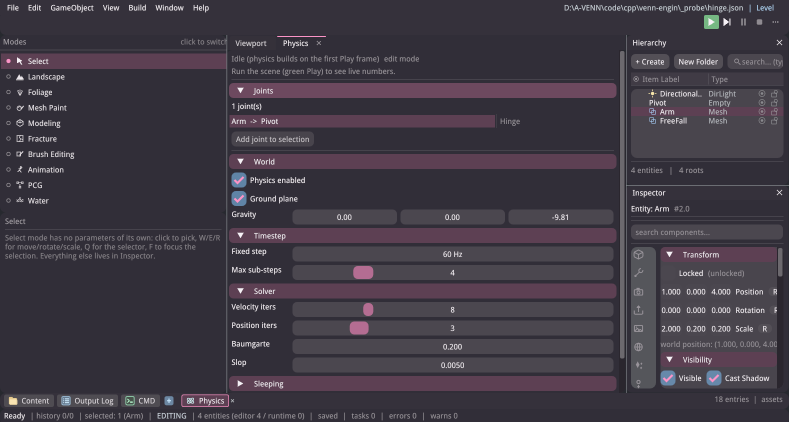
#> input picture _probe/full.png, 1578 x 844 px, given in place of venn_logo_source.png, which was not available (shown at 1/2 size)
$ python make_icon.py
#> lines starting #> are read from the running program, lines starting #| are printed output that depends on the picture; after the words box and inside, x2 and y2 are one past the last pixel; in counts of white or black regions, pixels touching at a corner belong together; pictures that were not available may be replaced by others from this repository, and a replacement may not be noted
#> in cutout, img is the input picture: PIL image 1578x844 RGB; mean R, G, B 65.2, 58.6, 69.2
"""从 design/venn_logo_source.png 重建图标资产（可复现，坑点 #55 配套）。

背景（2026-10-11 用户反馈"图标分辨率低、看着糊"）：

    旧流程把 1024 的设计源图先抠成 **512** 的透明主档（venn_icon.png），
    再从这512 生成 7 档 ICO（16/24/32/48/64/128/256）。于是 256 那一档是
    "1024 → 512 → 256" **两次**降采样，细节在半路就丢了；而且 7 档盖不住
    125%/175% 这类缩放（SM_CXICON 会变成 40/56，最近邻只拿到 32 或 64，
    再由 GDI 拉伸 → 糊）。

    本脚本改成：**一次**抠图出 1024 透明主档 → 从它生成 17 档 ICO，
    每一档都直接对应一种常见 DPI（16/20/24/28/32/40/48/56/64/72/80/96/
    112/128/160/192/256）。小尺寸额外做一次轻度 UnsharpMask 抵消
    LANCZOS 的软化（这层描边很粗，缩到 16px 本来就容易糊成一团）。

抠图管线（沿用 MEMORY.md 记的要点，顺序不能换）：
    1. 抹水印（右下角"AI生成"）——先按行取左侧背景色把它盖掉，
       否则它会被当成角色的一部分留下来；
    2. 连续 alpha 估计：暗描边 / 饱和肤色 = 实，**中性浅灰** = 虚；
    3. 从图像边界洪泛"确定是背景"的连通域 → 只有外面的背景和地面阴影
       会被抠掉；眼睛/牙齿这种"中性浅灰但在封闭轮廓里"的会被保留；
    4. 腐蚀 1px：去掉抠图边缘那圈浅色镶边。

用法：
    python tools/make_icon.py            # 写 assets/icons/{venn_icon.png,venn.ico}
    python tools/make_icon.py --preview  # 额外输出一张抠图结果拼版便于目视
"""

import argparse
import os
import sys

import numpy as np
from PIL import Image, ImageFilter

ROOT = os.path.dirname(os.path.dirname(os.path.abspath(__file__)))
SRC = os.path.join(ROOT, "design", "venn_logo_source.png")
OUT_PNG = os.path.join(ROOT, "assets", "icons", "venn_icon.png")
OUT_ICO = os.path.join(ROOT, "assets", "icons", "venn.ico")

# 覆盖 100%~250% 全部常见缩放：任务栏/标题栏/资源管理器都会命中精确档位
ICO_SIZES = [16, 20, 24, 28, 32, 40, 48, 56, 64, 72, 80, 96, 112, 128,
             160, 192, 256]


def remove_watermark(rgb):
    """抹掉右下角的图库水印：按行取其左侧背景色整段盖掉。

    不能只在洪泛时把它当背景 —— 水印是**略深**的中性灰，比"确定背景"的
    阈值暗，会被判成前景而在抠图后留下一块脏影。
    """
    h, w, _ = rgb.shape
#> h = 844; w = 1578
    x0, x1 = int(w * 0.66), int(w * 0.995)
#> x0 = 1041; x1 = 1570
    y0, y1 = int(h * 0.895), int(h * 0.995)
#> y0 = 755; y1 = 839
    for y in range(y0, y1):
        strip = rgb[y, max(0, x0 - 70):max(1, x0 - 8)].astype(np.float32)
        fill = np.median(strip.reshape(-1, 3), axis=0)
        rgb[y, x0:x1] = fill.astype(rgb.dtype)
#> this loop made 84 passes
#> fill on passes 1 to 12: [93, 64, 83], [93, 64, 83], [93, 64, 83], [93, 64, 83], [93, 64, 83], [93, 64, 83], [93, 64, 83], [93, 64, 83], [93, 64, 83], [93, 64, 83], [93, 64, 83], [93, 64, 83]
    return rgb


def alpha_mask(rgb):
    """抠出角色 = "从边界洪泛掉所有非轮廓的连通域"。

    屏障 = **暗且有彩度**的像素 —— 这张图里角色描边是藏青 (48,58,75)
    （sat≈23~33），而地面阴影是**中性灰** (114,110,111)（sat≈2~6）。
    只按"暗"判会把阴影也当屏障，它自带一圈暗色外沿 → 闭合成一块，
    洪泛进不去，阴影就跟着角色一起留了下来（实测踩过）。

    于是从图像边界洪泛"非屏障"像素：
    · 背景 / 地面阴影：与边界连通 → 冲掉；
    · 奶黄身体、眼白、牙齿：虽然浅，但被**闭合**的藏青描边围着，
      从边界够不着 → 天然保住（不需要"再填内腔"这种易错的补救）；
    · 二值 mask 的锯齿交给后面逐档 LANCZOS 缩放去抗锯齿，比在 1024 上
      猜"软 alpha"稳得多。
    """
    a = rgb.astype(np.float32)
    mn = a.min(axis=2)
    sat = a.max(axis=2) - mn
    outline = (mn <= 150.0) & (sat >= 18.0)
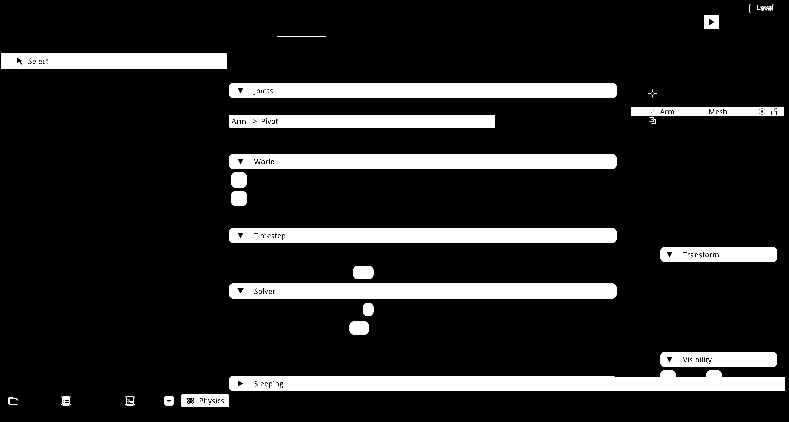
#> outline: shape (844, 1578) bool (shown at 1/2 size); 13.2% white; 93 white regions (64 under 20 px), largest, box (x1, y1, x2, y2) and area: (458, 741, 1570, 782) 32621, (458, 166, 1233, 196) 22915, (458, 567, 1233, 597) 22866
    # 屏障外扩 1px：闭合轮廓的抗锯齿缝可能有 1px 漏点，涨一点堵住。
    # ⚠ **只能涨 1px** —— 涨 2px 会把描边外侧的背景像素一起圈进来，
    #   成图上就是一圈浅色镶边（实测踩过）。
    barrier = np.asarray(
        Image.fromarray((outline * 255).astype(np.uint8), "L")
        .filter(ImageFilter.MaxFilter(3))) > 127
#> barrier: shape (844, 1578) bool; 14.7% white; 25 white regions, largest, box (x1, y1, x2, y2) and area: (457, 740, 1571, 783) 35377, (457, 165, 1234, 197) 24770, (457, 455, 1234, 487) 24753
    outside = flood_outside(~barrier)
    # 再向内腐蚀 1px，把描边外侧那一圈"与背景混色"的抗锯齿像素削掉，
    # 镶边才不会跟着进ICO（小尺寸下这一圈就是"发白的一圈毛边"）。
    opaque = np.asarray(
        Image.fromarray(((~outside) * 255).astype(np.uint8), "L")
        .filter(ImageFilter.MinFilter(3))) > 127
    alpha = np.where(opaque, 255, 0).astype(np.uint8)
    return alpha


def flood_outside(mask):
    """从图像边界洪泛出"外部背景"连通域（mask=True 表示确定是背景）。

    这一步是眼白/牙齿能活下来的原因：它们同样是中性浅灰，但被深色嘴线/
    轮廓**封闭**在里面，从边界洪泛够不着。
    """
    from collections import deque

    h, w = mask.shape
#> h = 844; w = 1578
    seen = np.zeros_like(mask)
    dq = deque()
    for x in range(w):
        for y in (0, h - 1):
            if mask[y, x] and not seen[y, x]:
                seen[y, x] = True
                dq.append((y, x))
#> seen: shape (844, 1578) bool; 0.24% white in thin lines or dots
    for y in range(h):
        for x in (0, w - 1):
            if mask[y, x] and not seen[y, x]:
                seen[y, x] = True
                dq.append((y, x))
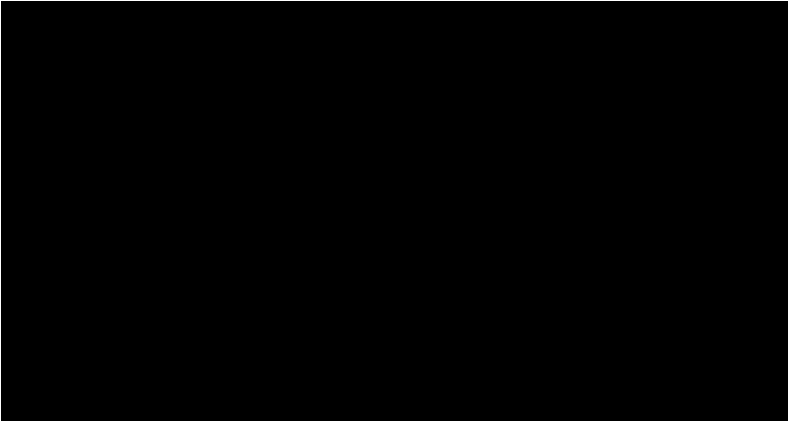
#> seen: shape (844, 1578) bool (shown at 1/2 size); 0.36% white in thin lines or dots
    while dq:
        y, x = dq.popleft()
        for dy, dx in ((1, 0), (-1, 0), (0, 1), (0, -1)):
            ny, nx = y + dy, x + dx
            if 0 <= ny < h and 0 <= nx < w and mask[ny, nx] \
                    and not seen[ny, nx]:
                seen[ny, nx] = True
                dq.append((ny, nx))
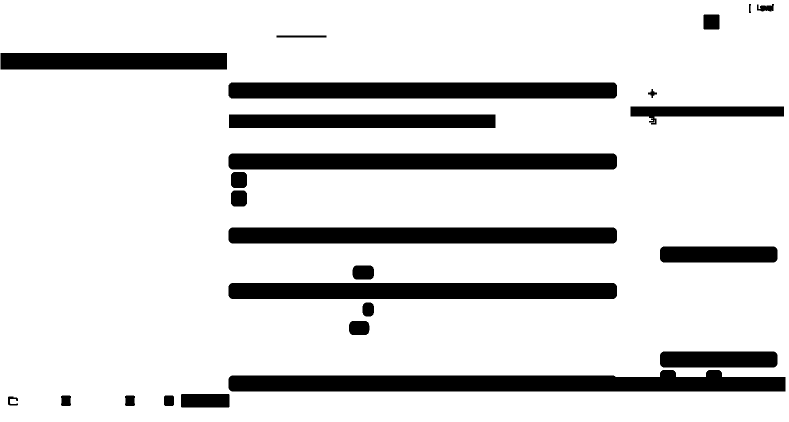
#> seen: shape (844, 1578) bool (shown at 1/2 size); 85.3% white; 25 black regions, largest, box (x1, y1, x2, y2) and area: (457, 740, 1571, 783) 35430, (457, 165, 1234, 197) 24808, (457, 307, 1234, 339) 24796
    return seen


def cutout():
    img = Image.open(SRC).convert("RGB")
    rgb = remove_watermark(np.array(img))
    alpha = alpha_mask(rgb)
#> in alpha_mask, `opaque = np.asarray( Image.fromarray(((~outside) * 255).astype(np.uint..`: opaque: shape (844, 1578) bool; 13.6% white; 25 white regions (1 under 20 px), largest, box (x1, y1, x2, y2) and area: (458, 741, 1570, 782) 33086, (458, 166, 1233, 196) 23194, (458, 308, 1233, 338) 23182
    out = Image.fromarray(np.dstack([rgb, alpha]), "RGBA")
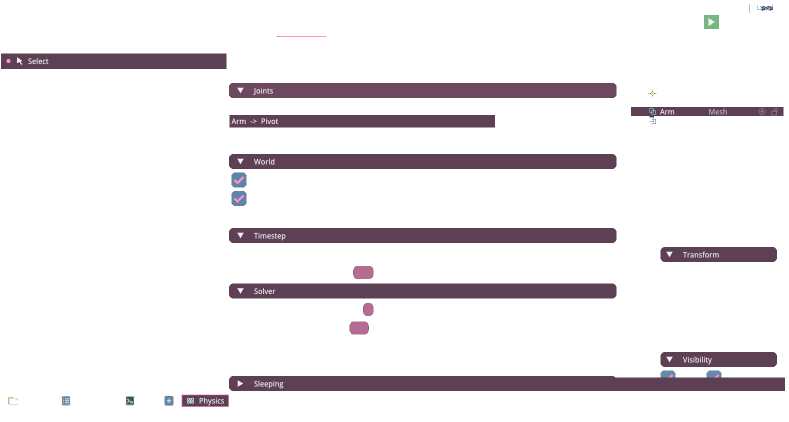
#> out: PIL image 1578x844 RGBA (shown at 1/2 size); mean R, G, B, A 65.2, 58.5, 69.1, 34.7; transparent parts drawn white

    # 裁到内容包围盒再留 2% 余量：ICO 各档都是满幅缩小，留白会让小尺寸
    # 的有效像素更少（16px 档尤其吃亏）。
    bbox = out.getbbox()
#> bbox = (2, 9, 1570, 814)
    if bbox:
        pad = int(max(out.size) * 0.02)
#> pad = 31
        out = out.crop((max(0, bbox[0] - pad), max(0, bbox[1] - pad),
                        min(out.width, bbox[2] + pad),
                        min(out.height, bbox[3] + pad)))
    side = max(out.size)
#> side = 1578
    canvas = Image.new("RGBA", (side, side), (0, 0, 0, 0))
#> canvas: PIL image 1578x1578 RGBA; every value is 0
    canvas.paste(out, ((side - out.width) // 2, (side - out.height) // 2))
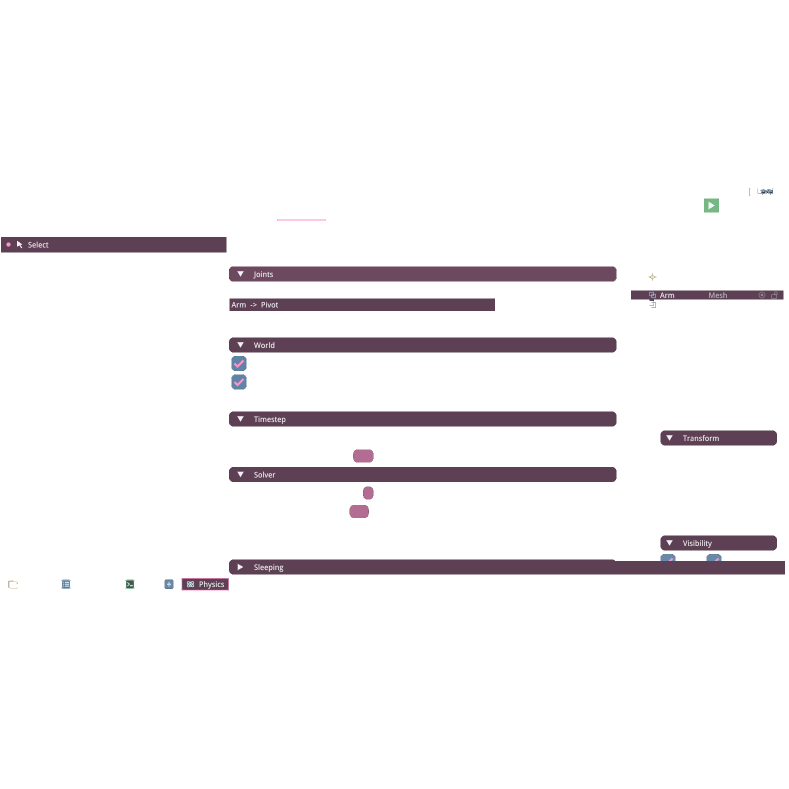
#> canvas: PIL image 1578x1578 RGBA (shown at 1/2 size); mean R, G, B, A 34.9, 31.3, 37, 18.6; transparent parts drawn white
#| 主档: assets/icons/venn_icon.png (1578, 1578)
    return canvas


def resize_premultiplied(img, size):
    """按预乘 alpha 缩放。

    直接对 RGBA 缩放会让透明像素的 RGB（这里是黑）渗进边缘 → 一圈黑边。
    """
#> called with size = 16
    w, h = img.size
#> w = 1578; h = 1578
    scale = size / float(max(w, h))
#> scale = 0.0101
    sw, sh = max(1, int(round(w * scale))), max(1, int(round(h * scale)))
#> sw = 16; sh = 16
    a = np.asarray(img, np.float32) / 255.0
#> a: shape (1578, 1578, 4) float32
    rgb = a[:, :, :3] * a[:, :, 3:4]
#> rgb: shape (1578, 1578, 3) float32
    im_a = Image.fromarray((a[:, :, 3] * 255).astype(np.uint8), "L")
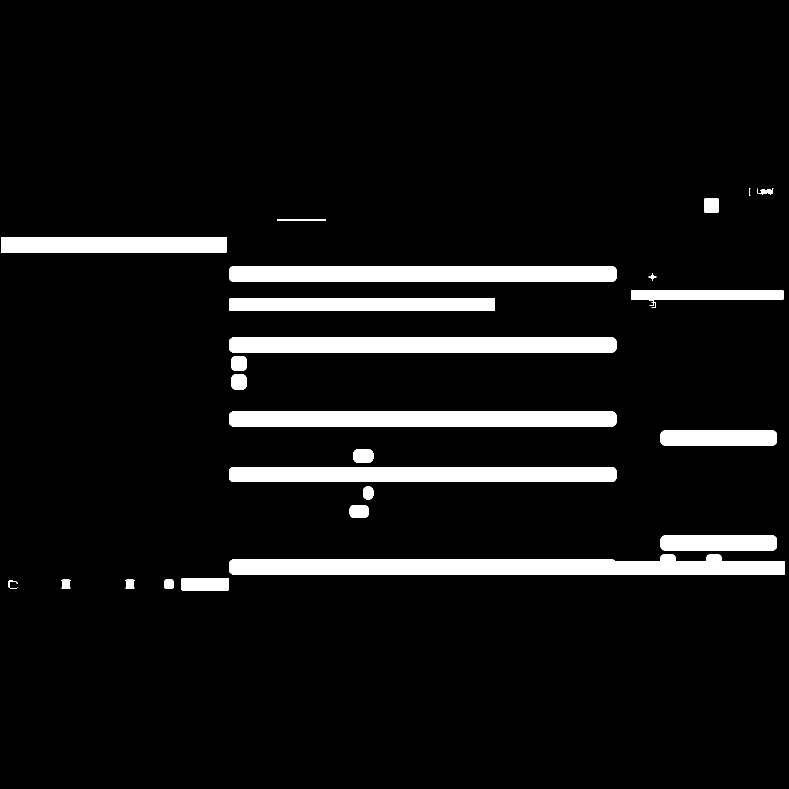
#> im_a: PIL image 1578x1578 L (shown at 1/2 size); 7.3% white; 25 white regions (1 under 20 px), largest, box (x1, y1, x2, y2) and area: (458, 1108, 1570, 1149) 33086, (458, 533, 1233, 563) 23194, (458, 675, 1233, 705) 23182
    im_rgb = Image.fromarray((rgb * 255).astype(np.uint8), "RGB")
    im_rgb = im_rgb.resize((sw, sh), Image.LANCZOS)
#> im_rgb: PIL image 16x16 RGB
    im_a = im_a.resize((sw, sh), Image.LANCZOS)
#> im_a: PIL image 16x16 L
    out = np.zeros((sh, sw, 4), np.float32)
    out[:, :, :3] = np.asarray(im_rgb, np.float32) / 255.0
    out[:, :, 3] = np.asarray(im_a, np.float32) / 255.0
    a3 = np.clip(out[:, :, 3:4], 1e-6, 1.0)
    straight = np.clip(out[:, :, :3] / a3, 0.0, 1.0)
    res = np.dstack([straight, out[:, :, 3]])
    frame = Image.fromarray((res * 255).astype(np.uint8), "RGBA")
    # 小尺寸补一次锐化：粗描边缩到 16/24px 时 LANCZOS 会把它糊掉
    if size <= 48:
        frame = frame.filter(
            ImageFilter.UnsharpMask(radius=0.55, percent=75, threshold=2))
    return frame


def main():
    ap = argparse.ArgumentParser()
    ap.add_argument("--preview", action="store_true")
    args = ap.parse_args()

    master = cutout()
    master.save(OUT_PNG)
    print("主档: %s %s" % (OUT_PNG, master.size))

    frames = [resize_premultiplied(master, s) for s in ICO_SIZES]
#> call 4 of resize_premultiplied, with size = 28
#> in resize_premultiplied (call 4), `scale = size / float(max(w, h))`: scale = 0.0177
#> in resize_premultiplied (call 4), `sw, sh = max(1, int(round(w * scale))), max(1, int(round(h * scale)))`: sw = 28
#> in resize_premultiplied (call 4), `res = np.dstack([straight, out[:, :, 3]])`:
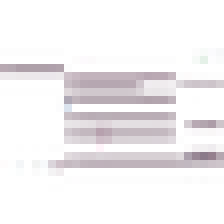
#> res: shape (28, 28, 4) float32 (shown 8 times larger); mean R, G, B, A 0.139, 0.112, 0.131, 0.0802; transparent parts drawn white
#> frames = 17 items
    frames[-1].save(OUT_ICO, format="ICO",
                    sizes=[(s, s) for s in ICO_SIZES],
                    append_images=frames[:-1])
    print("ICO:  %s %d 档 %s" % (OUT_ICO, len(ICO_SIZES), ICO_SIZES))

    chk = Image.open(OUT_ICO)
    got = sorted(chk.info.get("sizes", []))
#> got = [(16, 16), (20, 20), (24, 24), (28, 28), (32, 32), (40, 40), (48, 48), (56, 56), (64, 64), (72, 72), (80, 80), (96, 96), (112, 112), (128, 128), (160, 160), (192, 192), (256, 256)]
    ok = got == sorted([(s, s) for s in ICO_SIZES])
#> ok = True
    print("ICO 自检: %s (%s)" % ("OK" if ok else "缺档", got))
#| ICO 自检: OK ([(16, 16), (20, 20), (24, 24), (28, 28), (32, 32), (40, 40), (48, 48), (56, 56), (64, 64), (72, 72), (80, 80), (96, 96), (112, 112), (128, 128), (160, 160), (192, 192), (256, 256)])
    if not ok:
        return 1

    if args.preview:
        # 拼版：16/32/48/128/256 各一档 + 主档缩略，目视检查有没有糊/镶边
        tiles = [resize_premultiplied(master, s)
                 for s in (16, 32, 48, 128, 256)]
        pad = 12
        W = sum(t.width for t in tiles) + pad * (len(tiles) + 1)
        H = max(t.height for t in tiles) + pad * 2
        sheet = Image.new("RGBA", (W, H), (48, 50, 56, 255))
        x = pad
        for t in tiles:
            sheet.paste(t, (x, pad + (H - 2 * pad - t.height) // 2), t)
            x += t.width + pad
        out = os.path.join(os.path.dirname(ROOT), "_venn_verify",
                           "icon_sizes_preview.png")
        os.makedirs(os.path.dirname(out), exist_ok=True)
        sheet.save(out)
        print("预览: %s" % out)
    return 0


if __name__ == "__main__":
    sys.exit(main())
#> (the program exits here)
